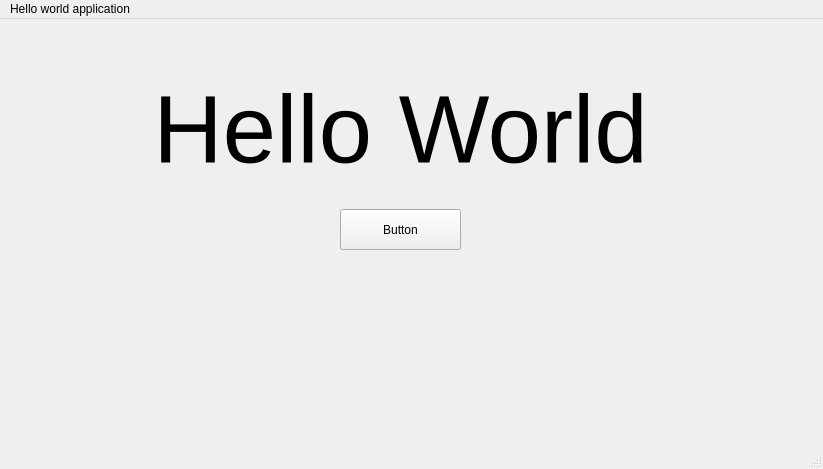
<?xml version="1.0" encoding="UTF-8"?>
<ui version="4.0">
 <class>MainWindow</class>
 <widget class="QMainWindow" name="MainWindow">
  <property name="geometry">
   <rect>
    <x>0</x>
    <y>0</y>
    <width>823</width>
    <height>469</height>
   </rect>
  </property>
  <property name="windowTitle">
   <string>MainWindow</string>
  </property>
  <property name="autoFillBackground">
   <bool>false</bool>
  </property>
  <widget class="QWidget" name="centralwidget">
   <widget class="QPushButton" name="pushButton">
    <property name="geometry">
     <rect>
      <x>340</x>
      <y>190</y>
      <width>121</width>
      <height>41</height>
     </rect>
    </property>
    <property name="text">
     <string>Button</string>
    </property>
    <property name="checkable">
     <bool>false</bool>
    </property>
   </widget>
   <widget class="QLabel" name="hellolabel">
    <property name="geometry">
     <rect>
      <x>0</x>
      <y>30</y>
      <width>801</width>
      <height>161</height>
     </rect>
    </property>
    <property name="font">
     <font>
      <pointsize>72</pointsize>
     </font>
    </property>
    <property name="text">
     <string>Hello World</string>
    </property>
    <property name="alignment">
     <set>Qt::AlignCenter</set>
    </property>
   </widget>
   <zorder>hellolabel</zorder>
   <zorder>pushButton</zorder>
  </widget>
  <widget class="QMenuBar" name="menubar">
   <property name="geometry">
    <rect>
     <x>0</x>
     <y>0</y>
     <width>823</width>
     <height>21</height>
    </rect>
   </property>
   <widget class="QMenu" name="menuHello_world_application">
    <property name="title">
     <string>Hello world application</string>
    </property>
   </widget>
   <addaction name="menuHello_world_application"/>
  </widget>
  <widget class="QStatusBar" name="statusbar"/>
 </widget>
 <resources/>
 <connections/>
</ui>
